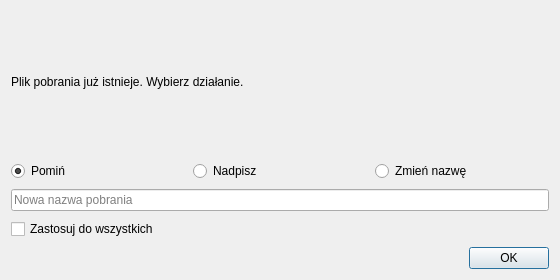
<?xml version="1.0" encoding="UTF-8"?>
<ui version="4.0">
 <class>DownloadDuplicateDialog</class>
 <widget class="QDialog" name="DownloadDuplicateDialog">
  <property name="geometry"><rect><x>0</x><y>0</y><width>560</width><height>280</height></rect></property>
  <property name="windowTitle"><string>PySkryptor</string></property>
  <layout class="QVBoxLayout" name="verticalLayout">
   <property name="spacing"><number>8</number></property>
   <item><widget class="QLabel" name="messageLabel"><property name="text"><string>Plik pobrania już istnieje. Wybierz działanie.</string></property><property name="wordWrap"><bool>true</bool></property></widget></item>
   <item>
    <layout class="QHBoxLayout" name="radioRow">
     <item><widget class="QRadioButton" name="rb_skip"><property name="text"><string>Pomiń</string></property><property name="checked"><bool>true</bool></property></widget></item>
     <item><widget class="QRadioButton" name="rb_over"><property name="text"><string>Nadpisz</string></property></widget></item>
     <item><widget class="QRadioButton" name="rb_ren"><property name="text"><string>Zmień nazwę</string></property></widget></item>
    </layout>
   </item>
   <item><widget class="QLineEdit" name="name_edit"><property name="placeholderText"><string>Nowa nazwa pobrania</string></property></widget></item>
   <item><widget class="QCheckBox" name="cb_all"><property name="text"><string>Zastosuj do wszystkich</string></property></widget></item>
   <item><widget class="QDialogButtonBox" name="buttonBox"><property name="standardButtons"><set>QDialogButtonBox::Ok</set></property></widget></item>
  </layout>
 </widget>
 <resources/>
 <connections/>
</ui>
